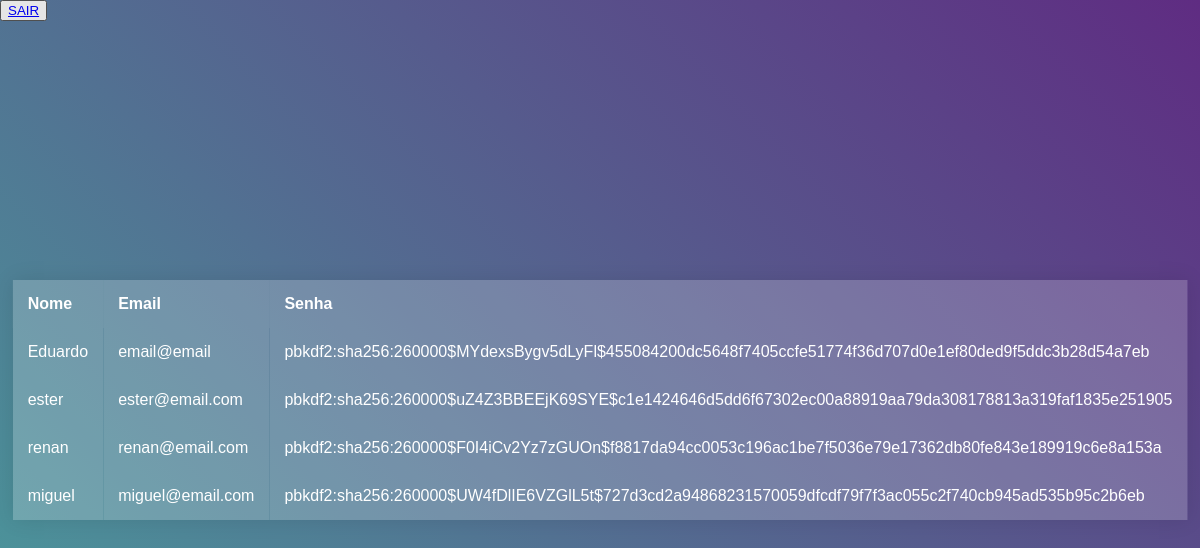
/ (signed in), run on the app's committed database.
### app.py (models this page shows, shortened)
class Usuario(db.Model, UserMixin):
    __tablename__ = "usuario"
    id = db.Column(db.Integer, primary_key=True)
    nome = db.Column(db.String(84), nullable=False)
    email = db.Column(db.String(84), nullable=False, unique=True, index=True)
    senha = db.Column(db.String(84), nullable=False)

### app.py (the view)
@app.route("/")
@login_required
def index():
    usuarios = Usuario.query.all()
    return render_template('index.html', usuarios=usuarios)

### app.py (called while the page is built)
@login_manager.user_loader
def current_user(user_id):
    return Usuario.query.get(user_id)

### templates/index.html (shortened to what this page needs)
<!DOCTYPE html>
<html lang="en">
<head>
    <link rel="stylesheet" href="{{ url_for('static', filename='style.css') }}">
</head>
<body>
    <button>
        <a href="{{url_for('logout')}}">SAIR</a>
    </button>
    <div class="container">
    <table>
        <tr>
                <th>Nome</th>
                <th>Email</th>
                <th>Senha</th>
        </tr>
        {% for usuario in usuarios %}
            <tr>
                <td>
                    {{ usuario.nome }}
                </td>
                <td>
                    {{ usuario.email }}
                </td>
                <td>
                    {{ usuario.senha }}
                </td>
            </tr>
        {% endfor %}
    </table>
</div>
</body>
</html>

### static/style.css (style rules this page uses)
html, body { height: 100%; }
body { margin: 0; background: linear-gradient(45deg, #49a09d, #5f2c82); font-family: sans-serif; font-weight: 100; }
.container { position: absolute; top: 50%; left: 50%; transform: translate(-50%, -50%); }
table { width: 800px; border-collapse: collapse; overflow: hidden; box-shadow: 0 0 20px rgba(0, 0, 0, 0.1); }
th, td { padding: 15px; background-color: rgba(255, 255, 255, 0.2); color: #fff; }
th { text-align: left; }
tbody td { position: relative; }

### data on the page
Usuario: nome "Eduardo", email "email@email", senha "pbkdf2:sha256:260000$MYdexsBygv5dLyFl$455084200dc5648f7405ccfe51774f36d707d0e1ef80ded9f5ddc3b28d54a7eb"
Usuario: nome "ester", email "ester@email.com", senha "pbkdf2:sha256:260000$uZ4Z3BBEEjK69SYE$c1e1424646d5dd6f67302ec00a88919aa79da308178813a319faf1835e251905"
Usuario: nome "renan", email "renan@email.com", senha "pbkdf2:sha256:260000$F0I4iCv2Yz7zGUOn$f8817da94cc0053c196ac1be7f5036e79e17362db80fe843e189919c6e8a153a"
Usuario: nome "miguel", email "miguel@email.com", senha "pbkdf2:sha256:260000$UW4fDlIE6VZGlL5t$727d3cd2a94868231570059dfcdf79f7f3ac055c2f740cb945ad535b95c2b6eb"
